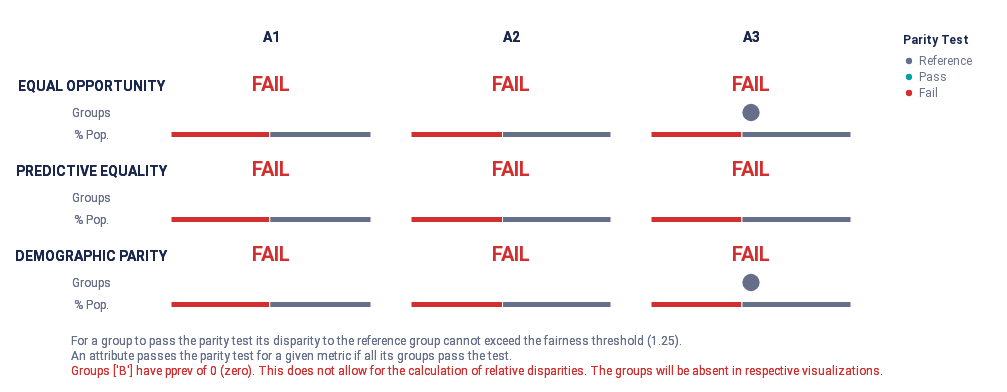

Notebook cell for this chart:
### Code cell
audit_high_meas_bias.summary_plot(["tpr", "fpr", "pprev"])
